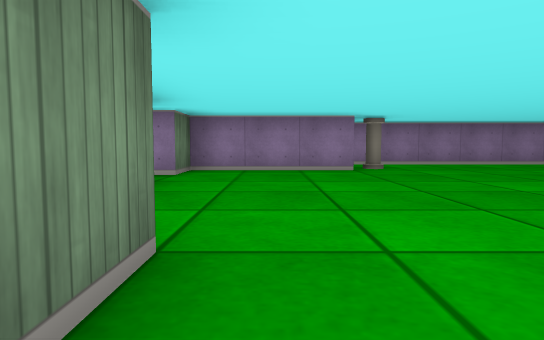
[1] (above)

20 first-person views from a walk through a cub3D level. The camera is about half as high as the walls, tilts 4° down and sees 75° across. The floor is counted in squares. Each view is taken from the middle of a square. On the plan, view 1 faces up. The plan holds only what a view shows up to about 9 squares ahead; the rest is blank.

[2]
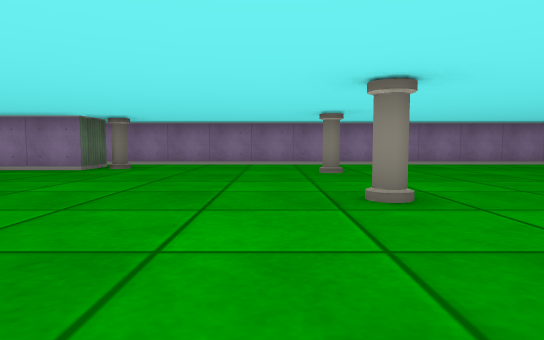

[3]
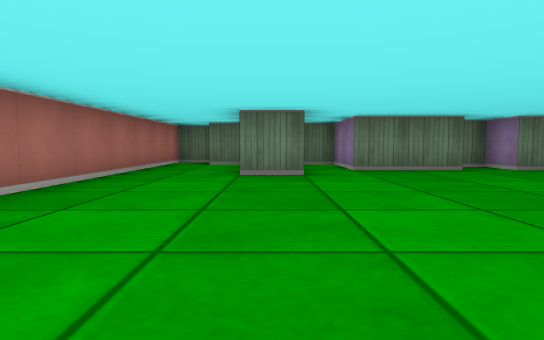

[4]
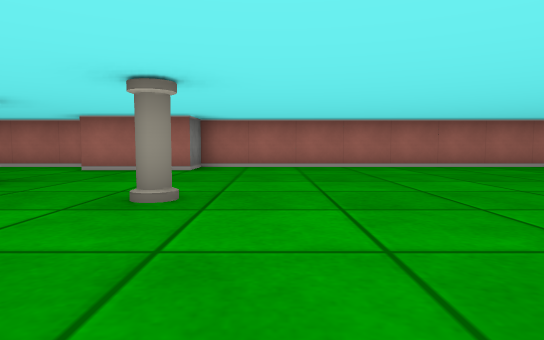

[5]
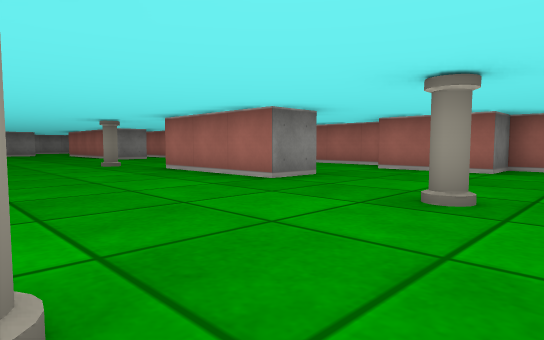

[6]
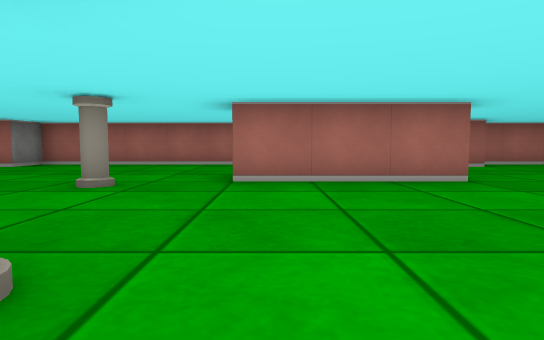

[7]
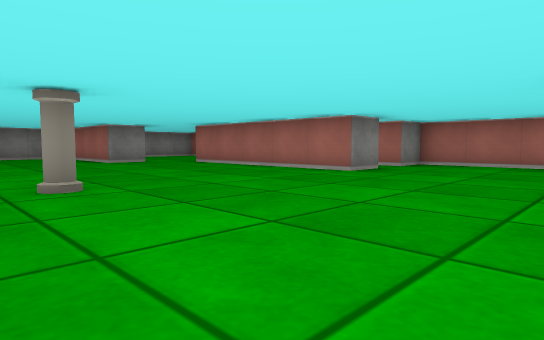

[8]
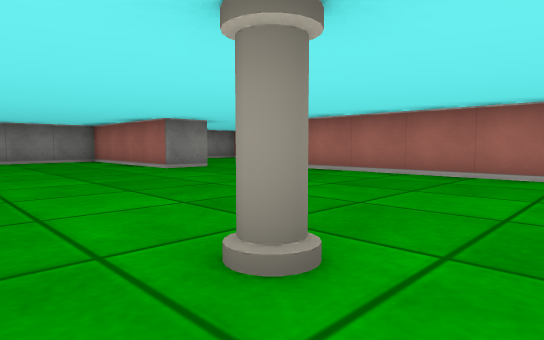

[9]
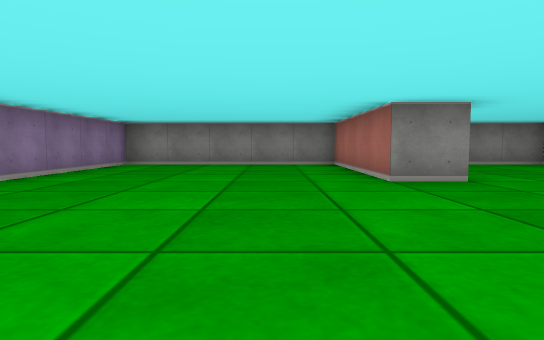

[10]
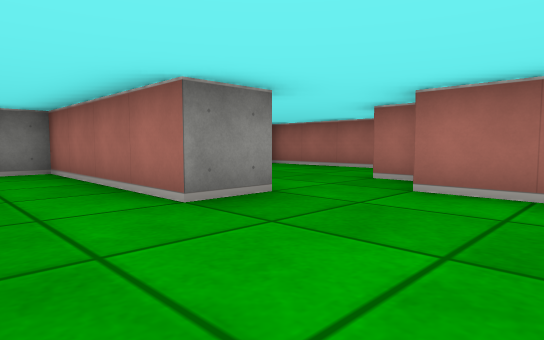

[11]
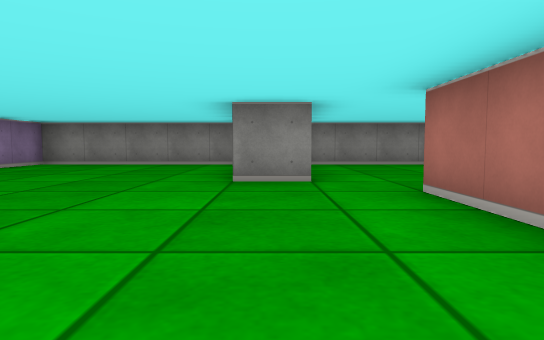

[12]
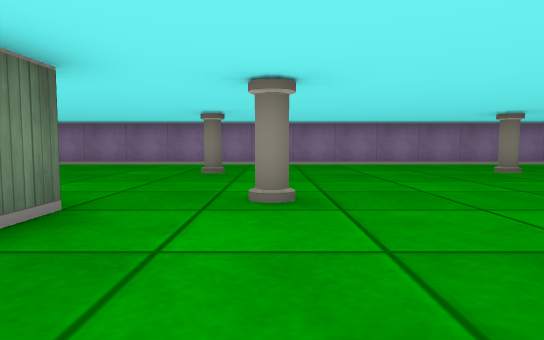

[13]
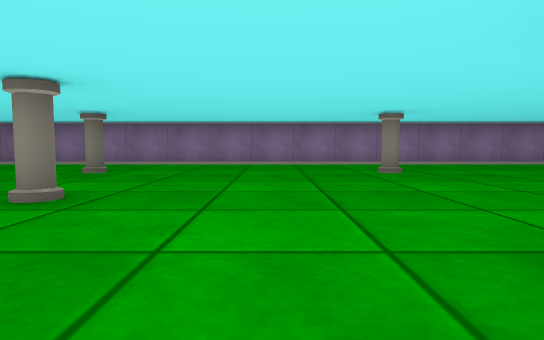

[14]
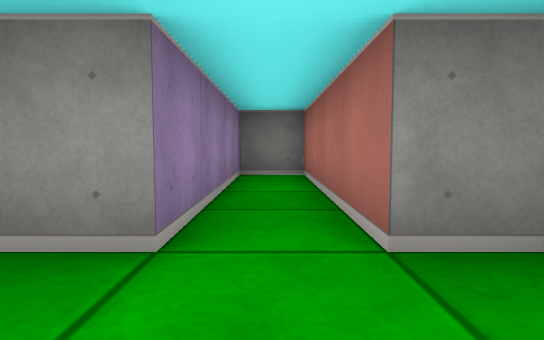

[15]
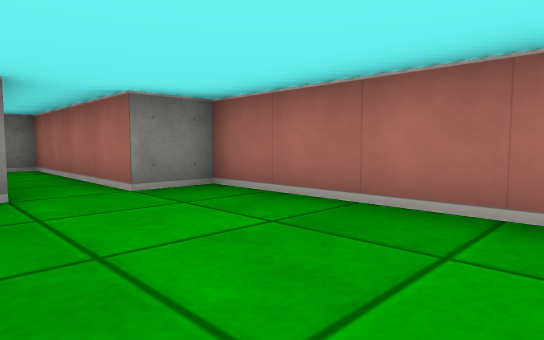

[16]
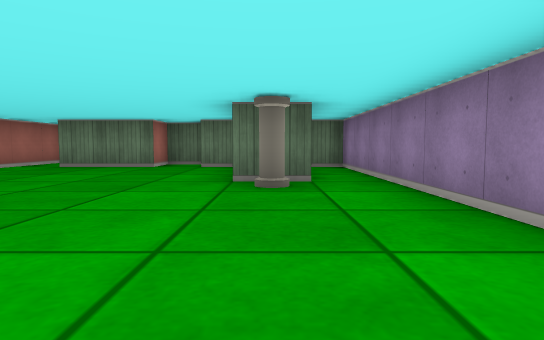

[17]
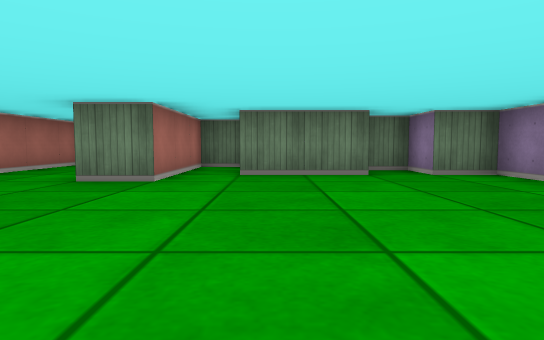

[18]
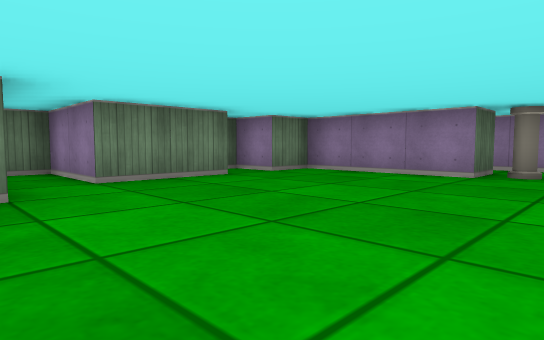

[19]
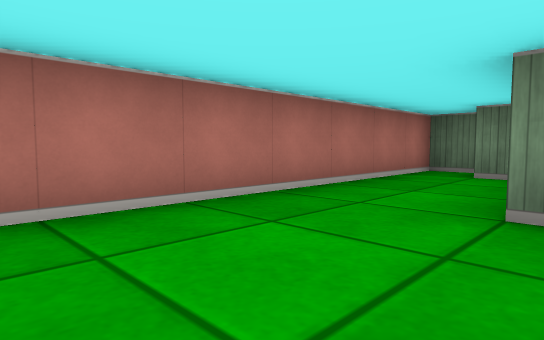

[20]
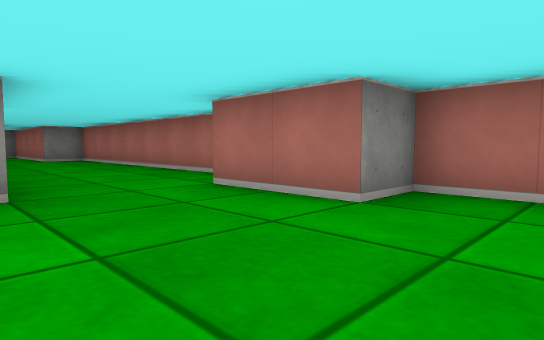

### Floor plan
Points are (right, up) in squares from view 1. A wall is a line through its corners. A room is listed if a view was taken in it or the views show most of it. See-through windows are left out.
Room 1 (views 1, 2, 3, 4, 5, 6, 7, 8, 9, 10, 11, 12, 13, 14, 15, 16, 17, 18, 19, 20)
walls: (8.5, 1.4) (8.5, 2.5) (11.5, 2.5) (11.5, 1.9); (9, -1.5) (16.5, -1.5) (16.5, -0.5) (20.5, -0.5) (20.5, 0.5) (16.5, 0.5) (16.5, 1.5) (21.5, 1.5); (1.5, 7.6) (1.5, 6.5) (-1.5, 6.5) (-1.5, 5.5) (-2.5, 5.5) (-2.5, 4.5) (-1.5, 4.5) (-1.5, 2.5) (-3.5, 2.5) (-3.5, 1.5) (-0.5, 1.5) (-0.5, 0.5); (22.5, 3.5) (26.5, 3.5) (26.5, 8.5) (-1.5, 8.5) (-1.5, 7.8); (-3.5, 0.2) (-3.5, -0.5); (-4.5, -0.8) (-4.5, -1.5) (6.5, -1.5) (6.5, -0.5) (8.5, -0.5)
ways out: opening at (22, 2.5) to room 2
objects: pillar (2, 7); pillar (6, 3); pillar (6, 6); pillar (12, 6); pillar (13, 3); pillar (17, 6)
Room 2 (no view inside)
walls: (22.5, 2.4) (22.5, 3.5); (21.9, 0.5) (22.5, 0.5); (23.5, -1.5) (26.5, -1.5) (26.5, 2.1)
ways out: opening at (22, 2.5) to room 1

Where each view was taken, in squares from view 1:
view 1: 0 up, 0 right, facing up
view 2: 0 up, 5 right, facing up
view 3: 1 up, 5 right, facing left
view 4: 6 up, 5 right, facing down
view 5: 6 up, 5 right, facing down-right
view 6: 7 up, 11 right, facing down
view 7: 7 up, 13 right, facing down-right
view 8: 7 up, 16 right, facing down-right
view 9: 5 up, 18 right, facing right
view 10: 5 up, 20 right, facing down-right
view 11: 3 up, 18 right, facing right
view 12: 0 up, 13 right, facing up
view 13: 0 up, 15 right, facing up
view 14: 0 up, 15 right, facing right
view 15: 1 up, 13 right, facing down-right
view 16: 7 up, 6 right, facing left
view 17: 3 up, 4 right, facing left
view 18: 1 up, 3 right, facing up-left
view 19: 1 up, 2 right, facing down-left
view 20: 2 up, 5 right, facing down-right
